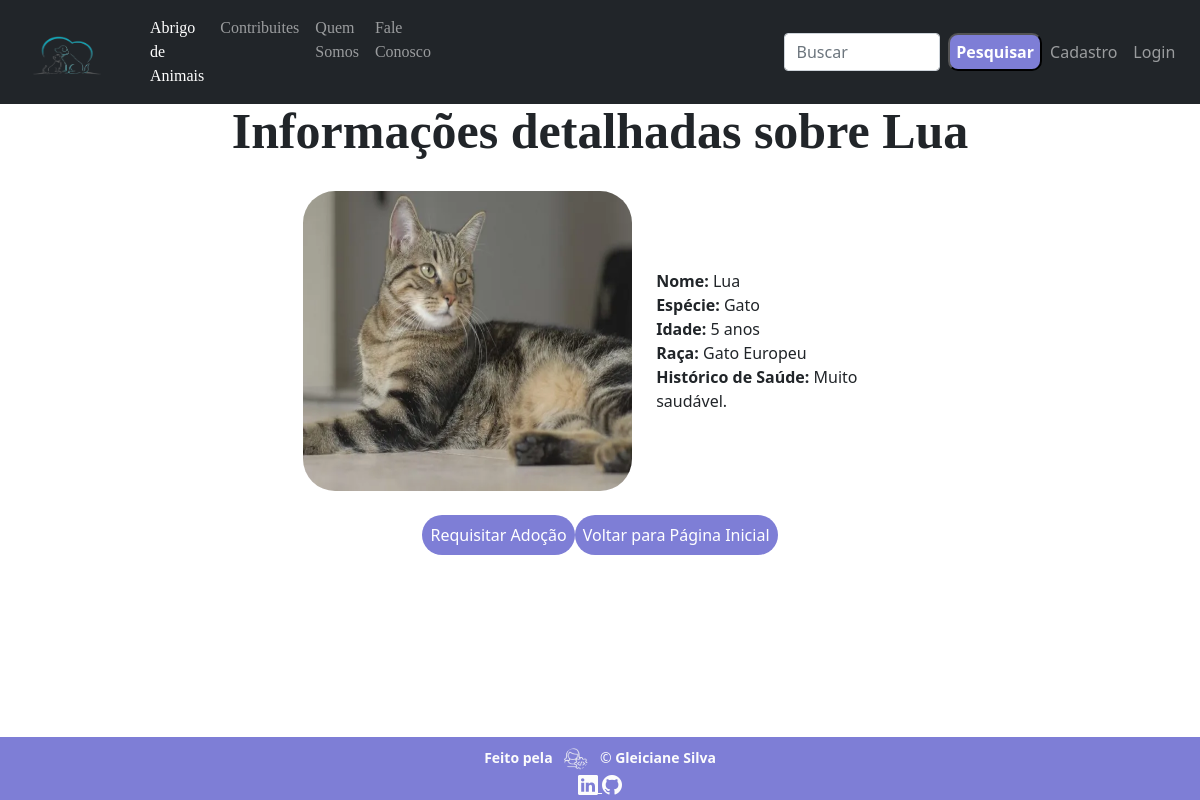
Page /animais/3 on the committed database.
### animais/models.py (models this page shows, shortened)
class CadastroAnimal(models.Model):
    tipo_espécie = (
        ("Cachorro", "Cachorro"),
        ("Gato", "Gato"),
        ("Outro", "Outro")
    )
    tipo_raça = (
        ("Akita", "Akita"),
        ("Angorá Turco", "Angorá Turco"),
        ("Bobtail Americano", "Bobtail Americano"),
        ("Chihuahua", "Chihuahua"),
        ("Gato Europeu", "Gato Europeu"),
        ("Maltês", "Maltês"),
        ("Mau Egipcioa", "Mau Egipcio"),
        ("Poodle", "Poodle"),
        ("Siamês", "Siamês"),
        ("Siberiano", "Siberiano"),
        ("Shih Tzu", "Shih Tzu"),
        ("Yorkshire Terrie", "Yorkshire Terrie"),
        ("Outro", "Outro")
    )
    nome = models.CharField(max_length=150)
    espécie=models.CharField(max_length=50, choices=tipo_espécie)
    idade=models.IntegerField(validators=[MinValueValidator(0)])
    raça=models.CharField(max_length=100, choices=tipo_raça)
    histórico_de_saúde=models.TextField()
    foto=models.ImageField(upload_to="uploads/", blank=True, null=True)
    class Meta:
        verbose_name = "Formulário de Cadastro de Animal"
        verbose_name_plural = "Formulários de Cadastros de Animais"
        ordering = ["idade"]

### abrigo_animais/views.py (the view)
# urls.py: path("animais/<int:id>", card_animais, name='Card_Animais'),
def card_animais(request, id):
    card = CadastroAnimal.objects.get(id = id)
    return render(request, "card_animais.html", {'card': card})

### abrigo_animais/templates/card_animais.html
{% extends 'index.html' %}
{% load static %}
{% block principal %}
<div class="container">
    <p class="texto__titulo"><strong>Informações detalhadas sobre {{ card.nome }}</strong></p>
    <div class="row d-flex align-items-center justify-content-center mx-3">
            <div class="col-4 rounded">
                <img src="{{ card.foto.url }}" class="rounded-5 w-100" alt="...">
            </div>
            <div class="col-3">
                <strong>Nome:</strong> {{ card.nome }}<br>
                <strong>Espécie:</strong> {{ card.espécie }}<br>
                <strong>Idade:</strong> {{ card.idade }} anos<br>
                <strong>Raça:</strong> {{ card.raça }}<br>
                <strong>Histórico de Saúde:</strong> {{ card.histórico_de_saúde }}<br>
            </div>
    </div>
    <br>
    <div class="card_botao">
        <a href="{% url 'Adoção' %}" class="botao_saiba_mais">Requisitar Adoção</a>
        <a href="{% url 'Abrigo_de_Animais' %}" class="botao_cadastro">Voltar para Página Inicial</a>
    </div>
</div>
{% endblock %}

### abrigo_animais/static/style.css (style rules this page uses)
body { background-color: #313131; width: 100%; height: 100%; display: flex; flex-direction: column; justify-content: space-between; font-family: 'Poppins', sans-serif; color: #ffffff; --cor-destaque: #7e7ed6; }
img { width: 500px; height: 300px; }
.texto__titulo { font-family: 'Damion', cursive; font-size:50px; font-weight: 400; margin: 22px 0; text-align: center; }
.card_botao { display: flex; justify-content: center; }
.botao_cadastro, .botao_saiba_mais { display: flex; align-items: center; justify-content: center; background-color: var(--cor-destaque); color: #ffffff; border-radius: 20px; padding: 0.5em; display: block; text-decoration: none; margin-bottom: 1em; }

### rows in the picture
CadastroAnimal: nome "Lua", foto (picture), espécie "Gato", idade "5", raça "Gato Europeu", histórico_de_saúde "Muito saudável."
